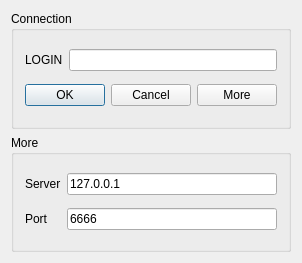
<?xml version="1.0" encoding="UTF-8"?>
<ui version="4.0">
 <class>LoginDialog</class>
 <widget class="QDialog" name="LoginDialog">
  <property name="geometry">
   <rect>
    <x>0</x>
    <y>0</y>
    <width>277</width>
    <height>263</height>
   </rect>
  </property>
  <property name="windowTitle">
   <string>LoginForm</string>
  </property>
  <layout class="QVBoxLayout" name="verticalLayout">
   <item>
    <widget class="QGroupBox" name="groupBox">
     <property name="title">
      <string>Connection</string>
     </property>
     <layout class="QGridLayout" name="gridLayout">
      <item row="0" column="0">
       <layout class="QHBoxLayout" name="horizontalLayout_2">
        <item>
         <widget class="QLabel" name="label">
          <property name="text">
           <string>LOGIN</string>
          </property>
         </widget>
        </item>
        <item>
         <widget class="QLineEdit" name="editLogin"/>
        </item>
       </layout>
      </item>
      <item row="1" column="0">
       <layout class="QHBoxLayout" name="horizontalLayout">
        <item>
         <widget class="QPushButton" name="buttonOk">
          <property name="text">
           <string>OK</string>
          </property>
         </widget>
        </item>
        <item>
         <widget class="QPushButton" name="buttonCancel">
          <property name="text">
           <string>Cancel</string>
          </property>
         </widget>
        </item>
        <item>
         <widget class="QPushButton" name="buttonMore">
          <property name="text">
           <string>More</string>
          </property>
          <property name="checkable">
           <bool>true</bool>
          </property>
         </widget>
        </item>
       </layout>
      </item>
     </layout>
    </widget>
   </item>
   <item>
    <widget class="QGroupBox" name="groupMore">
     <property name="enabled">
      <bool>true</bool>
     </property>
     <property name="title">
      <string>More</string>
     </property>
     <layout class="QGridLayout" name="gridLayout_2">
      <item row="0" column="0">
       <widget class="QLabel" name="label_2">
        <property name="text">
         <string>Server</string>
        </property>
       </widget>
      </item>
      <item row="0" column="1">
       <widget class="QLineEdit" name="editServer">
        <property name="text">
         <string>127.0.0.1</string>
        </property>
       </widget>
      </item>
      <item row="1" column="0">
       <widget class="QLabel" name="label_3">
        <property name="text">
         <string>Port</string>
        </property>
       </widget>
      </item>
      <item row="1" column="1">
       <widget class="QLineEdit" name="editPort">
        <property name="text">
         <string>6666</string>
        </property>
       </widget>
      </item>
     </layout>
    </widget>
   </item>
  </layout>
 </widget>
 <layoutdefault spacing="6" margin="11"/>
 <tabstops>
  <tabstop>editLogin</tabstop>
  <tabstop>buttonOk</tabstop>
  <tabstop>buttonCancel</tabstop>
  <tabstop>buttonMore</tabstop>
  <tabstop>editServer</tabstop>
  <tabstop>editPort</tabstop>
 </tabstops>
 <resources/>
 <connections>
  <connection>
   <sender>buttonMore</sender>
   <signal>toggled(bool)</signal>
   <receiver>groupMore</receiver>
   <slot>setVisible(bool)</slot>
   <hints>
    <hint type="sourcelabel">
     <x>217</x>
     <y>103</y>
    </hint>
    <hint type="destinationlabel">
     <x>212</x>
     <y>160</y>
    </hint>
   </hints>
  </connection>
  <connection>
   <sender>buttonCancel</sender>
   <signal>clicked()</signal>
   <receiver>LoginDialog</receiver>
   <slot>close()</slot>
   <hints>
    <hint type="sourcelabel">
     <x>148</x>
     <y>95</y>
    </hint>
    <hint type="destinationlabel">
     <x>273</x>
     <y>100</y>
    </hint>
   </hints>
  </connection>
 </connections>
</ui>
